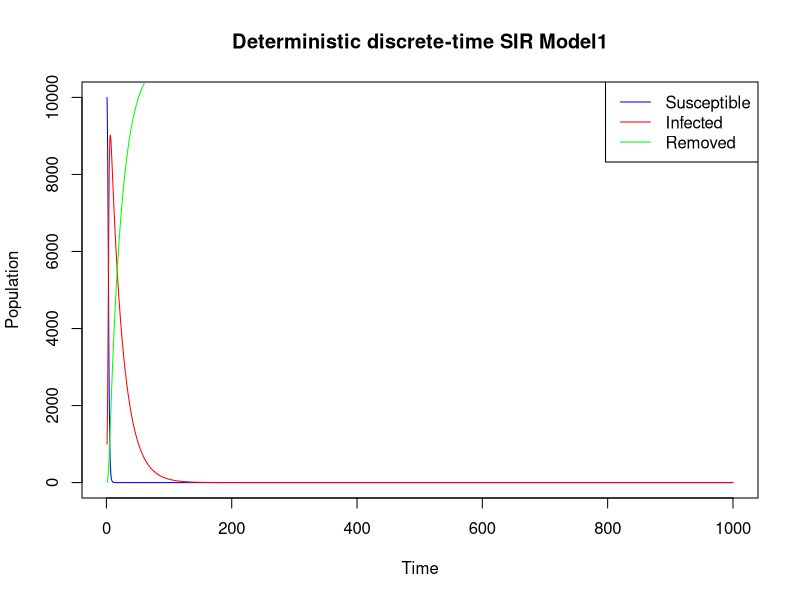
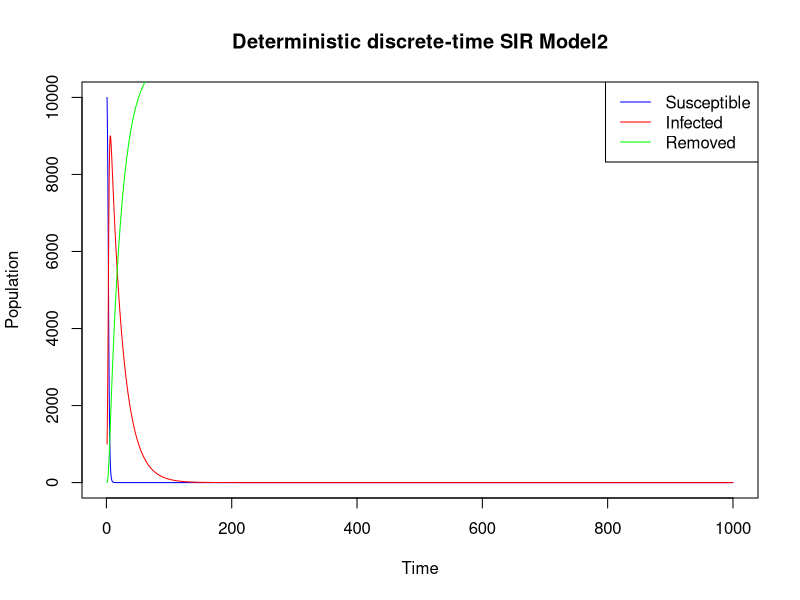
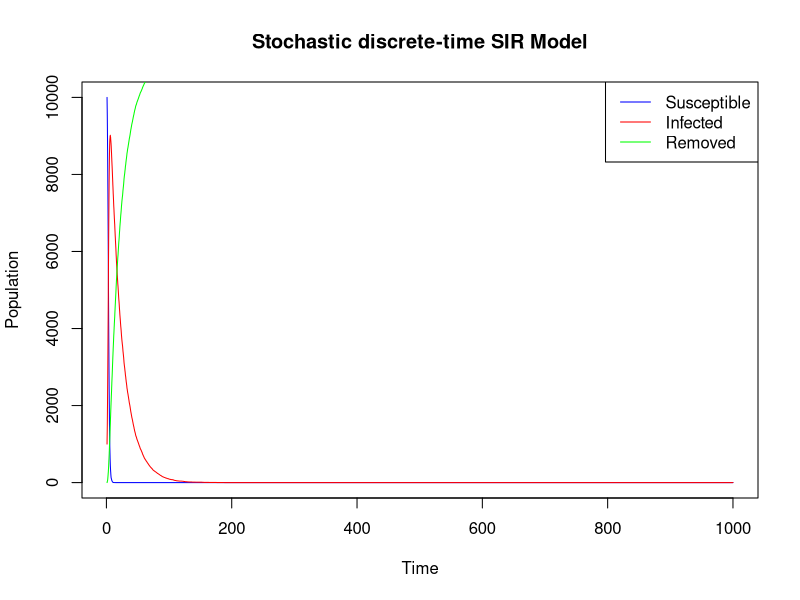

Reproduce these figures in R, in order.

#First version
Deterministic_DT_SIR_model1<- function(N,S0,I0,time,beta,gamma,step_size){
  S<- numeric() #create empty vector to store simulations for susceptibles
  I<- numeric() #create empty vector to store simulations for infectives
  R<- numeric() #create empty vector to store simulations for removed
  S[1]<- S0  #initial number of susceptibles
  I[1]<- I0   #initial number of infectives
  R[1]<- N-S0-I0      #initial number of Removed
  t<- time           #vector of time
  h<- step_size      #step size
  steps<- seq(min(t),max(t),by=h)   #time discretization
  b<- beta           #infection rate
  g<- gamma          #recovery rate
  #loop and update compartments
  for(tym in 2:length(steps)){
    S[tym]<- S[tym-1]-(b*S[tym-1]*I[tym-1])*h
    I[tym]<- I[tym-1]+(b*S[tym-1]*I[tym-1]-g*I[tym-1])*h
    R[tym]<- R[tym-1]+g*I[tym-1]*h
  }
  #results
  simulations <- data.frame(S = S, I = I, R = R)
  
  graph<- plot(steps, S, type = "l", col = "blue", xlab = "Time", ylab = "Population", main = "Deterministic discrete-time SIR Model1")
lines(steps, I, col = "red")
lines(steps, R, col = "green")
legend("topright", legend = c("Susceptible", "Infected", "Removed"), col = c("blue", "red", "green"), lty = 1)
  
return (list(simulations, graph))
}
Deterministic_DT_SIR_model1(N=11000,S0=10000,I0=1000,time=(1:1000),beta=0.0001,gamma=0.05,step_size=0.03)


#Second version assuming infections occur at the point of a Poisson process
Deterministic_DT_SIR_model2<- function(N,S0,I0,time,beta,gamma,step_size){
S<- numeric() #create empty vector to store simulations for susceptibles
I<- numeric() #create empty vector to store simulations for infectives
R<- numeric() #create empty vector to store simulations for removed
b<- beta
g<- gamma
t<- time           #vector of time
h<- step_size      #step size
steps<- seq(min(t),max(t),by=h)   #time discretization

# The initial susceptibe, infected and recovered at the start
S[1] <- S0
I[1] <- I0
R[1] <- N-S0-I0

#Loop through discretized time and Update the compartments at each step
for (tym in 2:length(steps)){
#Assuming infections occur at the point of a Poisson process
S[tym]<- S[tym-1] - S[tym-1]*(1-exp(-b*I[tym-1]*h))
I[tym]<- I[tym-1] + S[tym-1]*(1-exp(-b*I[tym-1]*h))-I[tym-1]*(1-exp(-g*h))
R[tym]<- R[tym-1] + I[tym-1]*(1-exp(-g*h))
}

#results
simulations <- data.frame(S = S, I = I, R = R)

graph<- plot(steps, S, type = "l", col = "blue", xlab = "Time", ylab = "Population", main = "Deterministic discrete-time SIR Model2")
lines(steps, I, col = "red")
lines(steps, R, col = "green")
legend("topright", legend = c("Susceptible", "Infected", "Removed"), col = c("blue", "red", "green"), lty = 1)
return (list(simulations, graph))
}
Deterministic_DT_SIR_model2(N=11000,S0=10000,I0=1000,time=(1:1000),beta=0.0001,gamma=0.05,step_size=0.03)



#Stochastic simulation
Stochastic_DT_SIR_model<- function(N,S0,I0,time,beta,gamma,step_size){
t<- time           #vector of time
h<- step_size      #step size
steps<- seq(min(t),max(t),by=h)   #time discretization

# Initialize compartments
S <- numeric()
I <- numeric()
R <- numeric()

# Initial values
b <- beta
g <- gamma
S[1] <- S0
I[1] <- I0
R[1] <- N-S0-I0

# Simulation loop
for (tym in 2:length(steps)) {
  # Assuming infections occur at the point of a Poisson process
  p_I <- 1 - exp(-b * I[tym-1] * h)  # Probability of infection
  p_R <- 1 - exp(-g * h)  # Probability of recovery
  
  # sample infections and recoveries from a binomial trial
  delta_S <- rbinom(1, S[tym-1], p_I)
  delta_I <- rbinom(1, I[tym-1], p_R)
  
  # Update the compartments
  S[tym] <- S[tym-1] - delta_S
  I[tym] <- I[tym-1] + delta_S - delta_I
  R[tym] <- R[tym-1] + delta_I
}
simulations <- data.frame(S = S, I = I, R = R)


graph<- plot(steps, S, type = "l", col = "blue", xlab = "Time", ylab = "Population", main = "Stochastic discrete-time SIR Model")
lines(steps, I, col = "red")
lines(steps, R, col = "green")
legend("topright", legend = c("Susceptible", "Infected", "Removed"), col = c("blue", "red", "green"), lty = 1)
  
 return (list(simulations, graph))
}
Stochastic_DT_SIR_model(N=11000,S0=10000,I0=1000,time=(1:1000),beta=0.0001,gamma=0.05,step_size=0.03)
  
